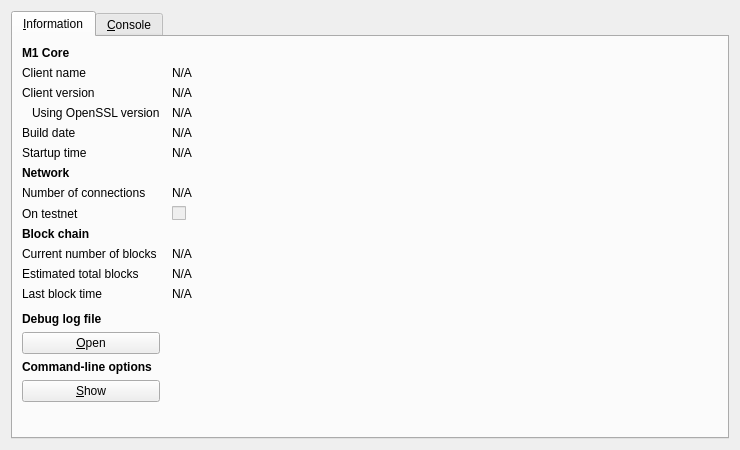
<?xml version="1.0" encoding="UTF-8"?>
<ui version="4.0">
 <class>RPCConsole</class>
 <widget class="QDialog" name="RPCConsole">
  <property name="geometry">
   <rect>
    <x>0</x>
    <y>0</y>
    <width>740</width>
    <height>450</height>
   </rect>
  </property>
  <property name="windowTitle">
   <string>M1 - Debug window</string>
  </property>
  <layout class="QVBoxLayout" name="verticalLayout_2">
   <item>
    <widget class="QTabWidget" name="tabWidget">
     <property name="currentIndex">
      <number>0</number>
     </property>
     <widget class="QWidget" name="tab_info">
      <attribute name="title">
       <string>&amp;Information</string>
      </attribute>
      <layout class="QGridLayout" name="gridLayout" columnstretch="0,1">
       <property name="horizontalSpacing">
        <number>12</number>
       </property>
       <item row="0" column="0">
        <widget class="QLabel" name="label_9">
         <property name="font">
          <font>
           <weight>75</weight>
           <bold>true</bold>
          </font>
         </property>
         <property name="text">
          <string>M1 Core</string>
         </property>
        </widget>
       </item>
       <item row="1" column="0">
        <widget class="QLabel" name="label_5">
         <property name="text">
          <string>Client name</string>
         </property>
        </widget>
       </item>
       <item row="1" column="1">
        <widget class="QLabel" name="clientName">
         <property name="cursor">
          <cursorShape>IBeamCursor</cursorShape>
         </property>
         <property name="text">
          <string>N/A</string>
         </property>
         <property name="textFormat">
          <enum>Qt::PlainText</enum>
         </property>
         <property name="textInteractionFlags">
          <set>Qt::LinksAccessibleByMouse|Qt::TextSelectableByKeyboard|Qt::TextSelectableByMouse</set>
         </property>
        </widget>
       </item>
       <item row="2" column="0">
        <widget class="QLabel" name="label_6">
         <property name="text">
          <string>Client version</string>
         </property>
        </widget>
       </item>
       <item row="2" column="1">
        <widget class="QLabel" name="clientVersion">
         <property name="cursor">
          <cursorShape>IBeamCursor</cursorShape>
         </property>
         <property name="text">
          <string>N/A</string>
         </property>
         <property name="textFormat">
          <enum>Qt::PlainText</enum>
         </property>
         <property name="textInteractionFlags">
          <set>Qt::LinksAccessibleByMouse|Qt::TextSelectableByKeyboard|Qt::TextSelectableByMouse</set>
         </property>
        </widget>
       </item>
       <item row="3" column="0">
        <widget class="QLabel" name="label_14">
         <property name="text">
          <string>Using OpenSSL version</string>
         </property>
         <property name="indent">
          <number>10</number>
         </property>
        </widget>
       </item>
       <item row="3" column="1">
        <widget class="QLabel" name="openSSLVersion">
         <property name="cursor">
          <cursorShape>IBeamCursor</cursorShape>
         </property>
         <property name="text">
          <string>N/A</string>
         </property>
         <property name="textFormat">
          <enum>Qt::PlainText</enum>
         </property>
         <property name="textInteractionFlags">
          <set>Qt::LinksAccessibleByMouse|Qt::TextSelectableByKeyboard|Qt::TextSelectableByMouse</set>
         </property>
        </widget>
       </item>
       <item row="4" column="0">
        <widget class="QLabel" name="label_12">
         <property name="text">
          <string>Build date</string>
         </property>
        </widget>
       </item>
       <item row="4" column="1">
        <widget class="QLabel" name="buildDate">
         <property name="cursor">
          <cursorShape>IBeamCursor</cursorShape>
         </property>
         <property name="text">
          <string>N/A</string>
         </property>
         <property name="textFormat">
          <enum>Qt::PlainText</enum>
         </property>
         <property name="textInteractionFlags">
          <set>Qt::LinksAccessibleByMouse|Qt::TextSelectableByKeyboard|Qt::TextSelectableByMouse</set>
         </property>
        </widget>
       </item>
       <item row="5" column="0">
        <widget class="QLabel" name="label_13">
         <property name="text">
          <string>Startup time</string>
         </property>
        </widget>
       </item>
       <item row="5" column="1">
        <widget class="QLabel" name="startupTime">
         <property name="cursor">
          <cursorShape>IBeamCursor</cursorShape>
         </property>
         <property name="text">
          <string>N/A</string>
         </property>
         <property name="textFormat">
          <enum>Qt::PlainText</enum>
         </property>
         <property name="textInteractionFlags">
          <set>Qt::LinksAccessibleByMouse|Qt::TextSelectableByKeyboard|Qt::TextSelectableByMouse</set>
         </property>
        </widget>
       </item>
       <item row="6" column="0">
        <widget class="QLabel" name="label_11">
         <property name="font">
          <font>
           <weight>75</weight>
           <bold>true</bold>
          </font>
         </property>
         <property name="text">
          <string>Network</string>
         </property>
        </widget>
       </item>
       <item row="7" column="0">
        <widget class="QLabel" name="label_7">
         <property name="text">
          <string>Number of connections</string>
         </property>
        </widget>
       </item>
       <item row="7" column="1">
        <widget class="QLabel" name="numberOfConnections">
         <property name="cursor">
          <cursorShape>IBeamCursor</cursorShape>
         </property>
         <property name="text">
          <string>N/A</string>
         </property>
         <property name="textFormat">
          <enum>Qt::PlainText</enum>
         </property>
         <property name="textInteractionFlags">
          <set>Qt::LinksAccessibleByMouse|Qt::TextSelectableByKeyboard|Qt::TextSelectableByMouse</set>
         </property>
        </widget>
       </item>
       <item row="8" column="0">
        <widget class="QLabel" name="label_8">
         <property name="text">
          <string>On testnet</string>
         </property>
        </widget>
       </item>
       <item row="8" column="1">
        <widget class="QCheckBox" name="isTestNet">
         <property name="enabled">
          <bool>false</bool>
         </property>
         <property name="text">
          <string/>
         </property>
        </widget>
       </item>
       <item row="9" column="0">
        <widget class="QLabel" name="label_10">
         <property name="font">
          <font>
           <weight>75</weight>
           <bold>true</bold>
          </font>
         </property>
         <property name="text">
          <string>Block chain</string>
         </property>
        </widget>
       </item>
       <item row="10" column="0">
        <widget class="QLabel" name="label_3">
         <property name="text">
          <string>Current number of blocks</string>
         </property>
        </widget>
       </item>
       <item row="10" column="1">
        <widget class="QLabel" name="numberOfBlocks">
         <property name="cursor">
          <cursorShape>IBeamCursor</cursorShape>
         </property>
         <property name="text">
          <string>N/A</string>
         </property>
         <property name="textFormat">
          <enum>Qt::PlainText</enum>
         </property>
         <property name="textInteractionFlags">
          <set>Qt::LinksAccessibleByMouse|Qt::TextSelectableByKeyboard|Qt::TextSelectableByMouse</set>
         </property>
        </widget>
       </item>
       <item row="11" column="0">
        <widget class="QLabel" name="label_4">
         <property name="text">
          <string>Estimated total blocks</string>
         </property>
        </widget>
       </item>
       <item row="11" column="1">
        <widget class="QLabel" name="totalBlocks">
         <property name="cursor">
          <cursorShape>IBeamCursor</cursorShape>
         </property>
         <property name="text">
          <string>N/A</string>
         </property>
         <property name="textFormat">
          <enum>Qt::PlainText</enum>
         </property>
         <property name="textInteractionFlags">
          <set>Qt::LinksAccessibleByMouse|Qt::TextSelectableByKeyboard|Qt::TextSelectableByMouse</set>
         </property>
        </widget>
       </item>
       <item row="12" column="0">
        <widget class="QLabel" name="label_2">
         <property name="text">
          <string>Last block time</string>
         </property>
        </widget>
       </item>
       <item row="12" column="1">
        <widget class="QLabel" name="lastBlockTime">
         <property name="cursor">
          <cursorShape>IBeamCursor</cursorShape>
         </property>
         <property name="text">
          <string>N/A</string>
         </property>
         <property name="textFormat">
          <enum>Qt::PlainText</enum>
         </property>
         <property name="textInteractionFlags">
          <set>Qt::LinksAccessibleByMouse|Qt::TextSelectableByKeyboard|Qt::TextSelectableByMouse</set>
         </property>
        </widget>
       </item>
       <item row="13" column="0">
        <spacer name="verticalSpacer_2">
         <property name="orientation">
          <enum>Qt::Vertical</enum>
         </property>
         <property name="sizeHint" stdset="0">
          <size>
           <width>20</width>
           <height>20</height>
          </size>
         </property>
        </spacer>
       </item>
       <item row="14" column="0">
        <widget class="QLabel" name="labelDebugLogfile">
         <property name="font">
          <font>
           <weight>75</weight>
           <bold>true</bold>
          </font>
         </property>
         <property name="text">
          <string>Debug log file</string>
         </property>
        </widget>
       </item>
       <item row="15" column="0">
        <widget class="QPushButton" name="openDebugLogfileButton">
         <property name="toolTip">
          <string>Open the M1 debug log file from the current data directory. This can take a few seconds for large log files.</string>
         </property>
         <property name="text">
          <string>&amp;Open</string>
         </property>
         <property name="autoDefault">
          <bool>false</bool>
         </property>
        </widget>
       </item>
       <item row="16" column="0">
        <widget class="QLabel" name="labelCLOptions">
         <property name="font">
          <font>
           <weight>75</weight>
           <bold>true</bold>
          </font>
         </property>
         <property name="text">
          <string>Command-line options</string>
         </property>
        </widget>
       </item>
       <item row="17" column="0">
        <widget class="QPushButton" name="showCLOptionsButton">
         <property name="toolTip">
          <string>Show the M1-Qt help message to get a list with possible M1 command-line options.</string>
         </property>
         <property name="text">
          <string>&amp;Show</string>
         </property>
         <property name="autoDefault">
          <bool>false</bool>
         </property>
        </widget>
       </item>
       <item row="18" column="0">
        <spacer name="verticalSpacer">
         <property name="orientation">
          <enum>Qt::Vertical</enum>
         </property>
         <property name="sizeHint" stdset="0">
          <size>
           <width>20</width>
           <height>40</height>
          </size>
         </property>
        </spacer>
       </item>
      </layout>
     </widget>
     <widget class="QWidget" name="tab_console">
      <attribute name="title">
       <string>&amp;Console</string>
      </attribute>
      <layout class="QVBoxLayout" name="verticalLayout_3">
       <property name="spacing">
        <number>3</number>
       </property>
       <item>
        <widget class="QTextEdit" name="messagesWidget">
         <property name="minimumSize">
          <size>
           <width>0</width>
           <height>100</height>
          </size>
         </property>
         <property name="readOnly">
          <bool>true</bool>
         </property>
         <property name="tabKeyNavigation" stdset="0">
          <bool>false</bool>
         </property>
         <property name="columnCount" stdset="0">
          <number>2</number>
         </property>
        </widget>
       </item>
       <item>
        <layout class="QHBoxLayout" name="horizontalLayout">
         <property name="spacing">
          <number>3</number>
         </property>
         <item>
          <widget class="QLabel" name="label">
           <property name="text">
            <string notr="true">&gt;</string>
           </property>
          </widget>
         </item>
         <item>
          <widget class="QLineEdit" name="lineEdit"/>
         </item>
         <item>
          <widget class="QPushButton" name="clearButton">
           <property name="maximumSize">
            <size>
             <width>24</width>
             <height>24</height>
            </size>
           </property>
           <property name="toolTip">
            <string>Clear console</string>
           </property>
           <property name="text">
            <string/>
           </property>
           <property name="icon">
            <iconset resource="../bitcoin.qrc">
             <normaloff>:/icons/remove</normaloff>:/icons/remove</iconset>
           </property>
           <property name="shortcut">
            <string notr="true">Ctrl+L</string>
           </property>
           <property name="autoDefault">
            <bool>false</bool>
           </property>
          </widget>
         </item>
        </layout>
       </item>
      </layout>
     </widget>
    </widget>
   </item>
  </layout>
 </widget>
 <resources>
  <include location="../bitcoin.qrc"/>
 </resources>
 <connections/>
</ui>
